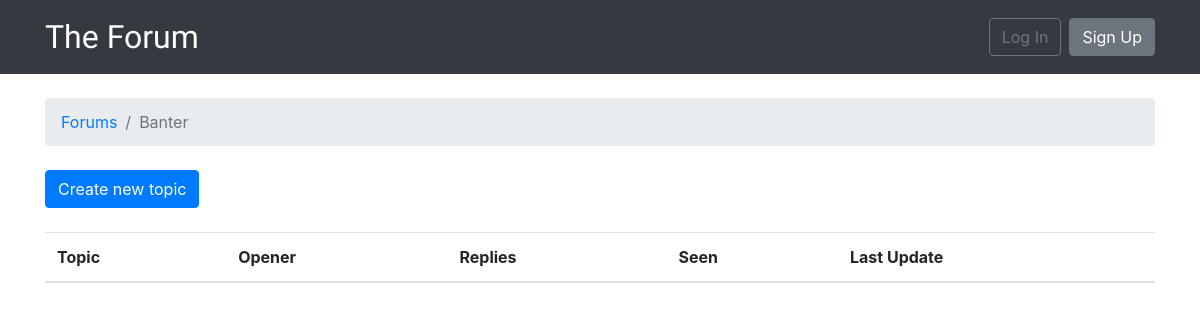
The page /forum/1/ on the database as committed earlier.
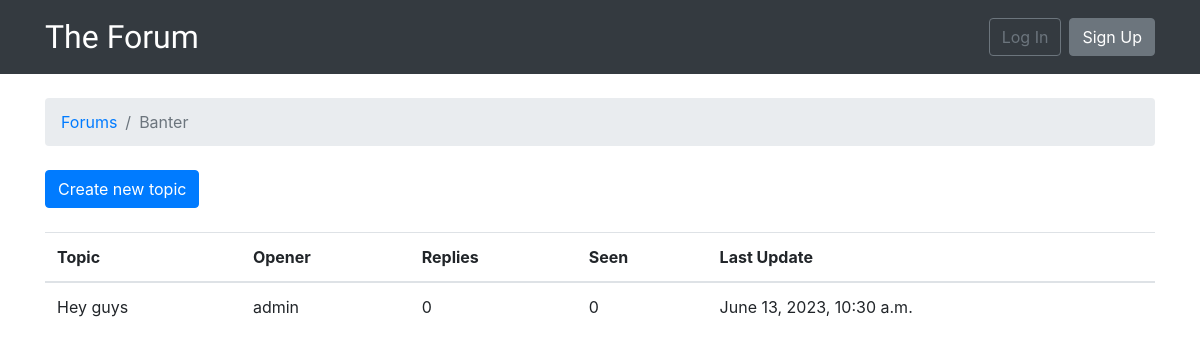
The same page on the database as committed later.
### forum/models.py (models this page shows, shortened)
class Forum(models.Model):
    name = models.CharField(max_length=24, unique=True)
    description = models.CharField(max_length=100)

class Topic(models.Model):
    subject = models.CharField(max_length=255)
    last_updated = models.DateTimeField(auto_now_add=True)
    forum = models.ForeignKey(
        Forum, related_name='topics', on_delete=models.CASCADE)
    opener = models.ForeignKey(
        User, related_name='topics', on_delete=models.CASCADE)

### forum/views.py (the view)
# urls.py: path('forum/<int:pk>/', views.forum_topics, name='forum_topics'),
def forum_topics(request, pk):
    forum = get_object_or_404(Forum, pk=pk)
    return render(request, 'topics.html', {'forum': forum})

### templates/topics.html (shortened to what this page needs)
{% extends 'base.html' %}
{% block breadcrumb %}
    <li class="breadcrumb-item"><a href="{% url 'home' %}">Forums</a></li>
    <li class="breadcrumb-item active">{{ forum.name }}</li>
{% endblock %}
{% block content %}
    <div class="mb-4">
        <a href="{% url 'new_topic' forum.pk %}" class="btn btn-primary">Create new topic</a>
    </div>
    <table class="table">
        <thead class="thead-inverse">
            <tr>
                <th>Topic</th>
                <th>Opener</th>
                <th>Replies</th>
                <th>Seen</th>
                <th>Last Update</th>
            </tr>
        </thead>
        <tbody>
            {% for topic in forum.topics.all %}
                <tr>
                    <td>{{ topic.subject }}</td>
                    <td>{{ topic.opener.username }}</td>
                    <td>0</td>
                    <td>0</td>
                    <td>{{ topic.last_updated }}</td>
                </tr>
            {% endfor %}
        </tbody>
    </table>
{% endblock %}

### templates/base.html (shortened to what this page needs)
{% load static %}<!DOCTYPE html>
<html>
    <head>
        <link rel="stylesheet" href="{% static 'css/bootstrap.min.css' %}">
        <link rel="stylesheet" href="{% static 'css/app.css' %}">
    </head>
    <body>
        {% block body %}
            <nav class="navbar navbar-expand-sm navbar-dark bg-dark">
                <div class="container">
                    <a class="navbar-brand" href="{% url 'home' %}">The Forum</a>
                    <div class="collapse navbar-collapse" id="mainMenu">
                        {% if user.is_authenticated %}
                            <ul class="navbar-nav ml-auto">
                                <li class="nav-item dropdown">
                                    <a class="nav-link" dropdown-toggle href="#" id="userMenu"
                                        data-toggle="dropdown" aria-haspopup="true" aria-expanded="false">
                                        {{ user.username }}
                                    </a>
                                    <div class="dropdown-menu dropdown-menu-right" aria-labelledby="userMenu">
                                        <a class="dropdown-item" href="#">My Account</a>
                                        <a class="dropdown-item" href="#">Change Password</a>
                                        <div class="dropdown-divider"></div>
                                        <a class="dropdown-item" href="{% url 'logout' %}">Log Out</a>
                                    </div>
                                </li>
                            </ul>
                        {% else %}
                            <form class="form-inline ml-auto">
                                <a href="#" class="btn btn-outline-secondary">Log In</a>
                                <a href="{% url 'signup' %}" class="btn btn-secondary ml-2">Sign Up</a>
                            </form>
                        {% endif %}
                    </div>
                </div>
            </nav>
            <div class="container">
                <ol class="breadcrumb my-4">
                    {% block breadcrumb %}
                    {% endblock %}
                </ol>
                {% block content %}
                {% endblock %}
            </div>
        {% endblock body %}
    </body>
</html>

### static/css/app.css (style rules this page uses)
.navbar-brand { font-family: 'Moirai One', cursive; font-size: xx-large; }

Rows that differ between the two databases and show on the page:
added Topic: subject "Hey guys", opener.username "admin", last_updated "June 13, 2023, 10:30 a.m."
